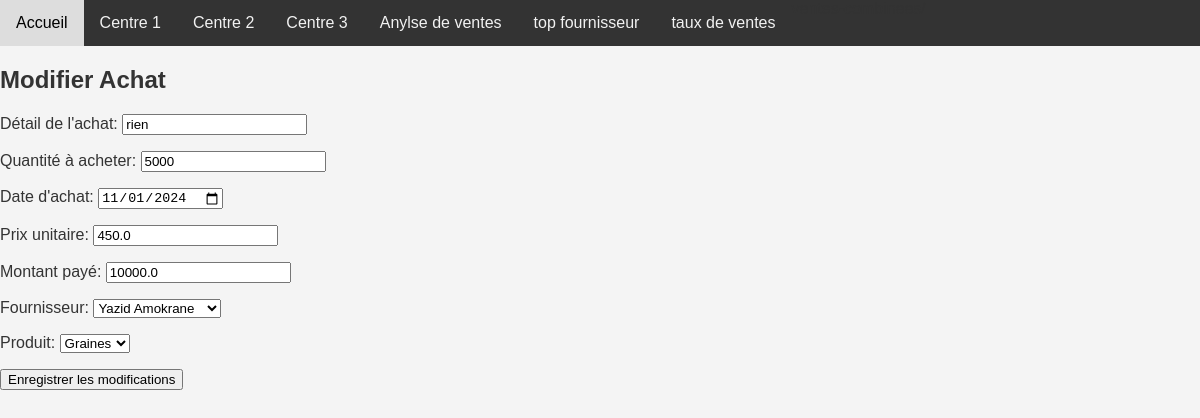
The page /modifier_achat/1/ on the database its author committed.
### application/models.py (models this page shows, shortened)
class Achat(models.Model):
     detail= models.CharField(max_length=500)
     qteA= models.IntegerField()
     DateA=models.DateField()
     prixH= models.FloatField(max_length=20)
     montantp= models.FloatField(max_length=20)
     fournisseurA= models.ForeignKey(Fournisseur, on_delete=models.CASCADE)
     produitA= models.ForeignKey(Produit, on_delete=models.CASCADE)

### application/views.py (the view)
# urls.py: path('modifier_achat/<int:pk>/', views.modifier_achat, name='modifier_achat'),
def modifier_achat(request, pk):
    achat = get_object_or_404(Achat, pk=pk)
    if request.method == 'POST':
        form = AchatForm(request.POST, instance=achat)
        if form.is_valid():
            fournisseur = achat.fournisseurA
            fournisseur.soldef -= achat.montantp  # Restaurez le montant précédent
            fournisseur.soldef += form.cleaned_data['montantp']
            fournisseur.save()
            form.save()
            return redirect('journal_achats')  # Redirection vers le journal des achats après la modification
    else:
        form = AchatForm(instance=achat)
    return render(request, 'modifier_achat.html', {'form': form, 'achat': achat})

### application/forms.py
class AchatForm(forms.ModelForm):
    class Meta:
        model = Achat
        fields = '__all__'
        labels = {
            'detail': 'Détail de l\'achat',
            'qteA': 'Quantité à acheter',
            'DateA': 'Date d\'achat',
            'prixH': 'Prix unitaire',
            'montantp': 'Montant payé',
            'fournisseurA': 'Fournisseur',
            'produitA': 'Produit',
        }
        widgets = {
            'fournisseurA': forms.Select(attrs={'class': 'selectpicker'}),
            'produitA': forms.Select(attrs={'class': 'selectpicker'}),
            'DateA': forms.DateInput(attrs={'type': 'date'}),
        }

### application/models.py (called while the page is built)
     def __str__(self):
        return self.designation

     def __str__(self):
        return f"{self.nomf} {self.prenomf}"

### application/templates/modifier_achat.html (shortened to what this page needs)
{% load static %}
<!DOCTYPE html>
<html lang="en">
<head>
    <link rel="stylesheet" href="{% static 'application/styles.css' %}">
</head>
<body>
    <nav class="nav-agriculture">
        <a href="{% url 'index' %}">Accueil</a>
        <a href="{% url 'centre_menu' centre_id=1 %}">Centre 1</a>
        <a href="{% url 'centre_menu' centre_id=2 %}">Centre 2</a>
        <a href="{% url 'centre_menu' centre_id=3 %}">Centre 3</a>
        <a href="{% url 'analyse_ventes' %}">Anylse de ventes </a>
        <a href="{% url 'top_fournisseurs' %}">top fournisseur </a>
        <a href="{% url 'ventes_combinees' %}">taux de ventes  </a>
    </nav>
    <h2>Modifier Achat</h2>
    <form method="post" action="">
        {{ form.as_p }}
        <button type="submit">Enregistrer les modifications</button>
    </form>
</body>
</html>

### application/static/application/styles.css (style rules this page uses)
body { font-family: 'Arial', sans-serif; color: #333; background-color: #f4f4f4; margin: 0; padding: 0; }
.nav-agriculture { background-color: #333; overflow: hidden; }
.nav-agriculture a { float: left; display: block; color: #f2f2f2; text-align: center; padding: 14px 16px; text-decoration: none; }

### rows shown on the page
Achat: detail "rien", qteA "5000", DateA "11/01/2024", prixH "450.0", montantp "10000.0", fournisseurA "Yazid Amokrane", produitA "Graines"
